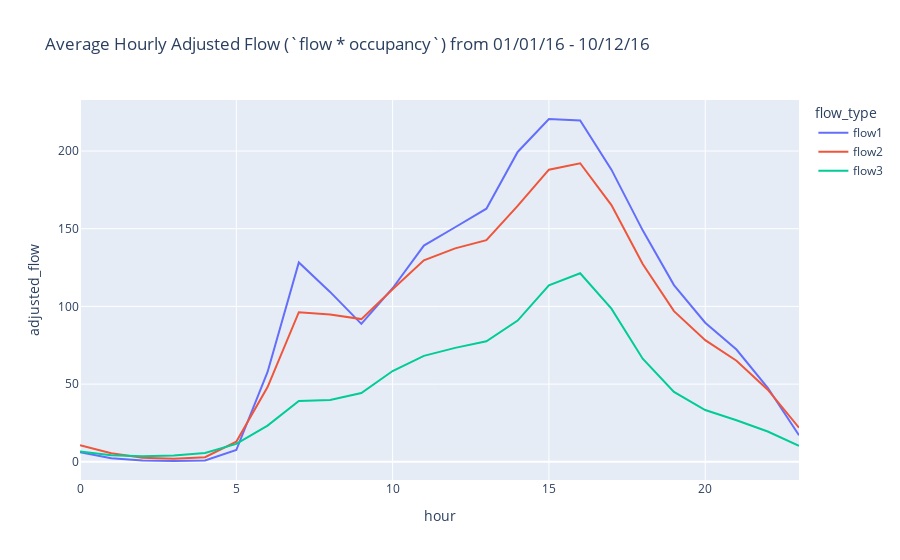

The notebook cell saved with this chart:
### Code cell
# Hourly sum of flows (adjusted), averaged across all days in the dataset
df_plot = arrivals.groupby(['flow_type', pd.Grouper(key='timestamp', freq='D'), 'hour']).adjusted_flow.sum().reset_index()\
                  .groupby(['flow_type', 'hour']).adjusted_flow.mean().reset_index()
px.line(df_plot, x='hour', y='adjusted_flow', color='flow_type',
        title='Average Hourly Adjusted Flow (`flow * occupancy`) from 01/01/16 - 10/12/16')

### Figure 1 — Plotly figure (JSON) as saved in the notebook; plotly's stock layout.template omitted (floating-point values rounded to 4 significant figures)
{"data": [{"hovertemplate": "flow_type=flow1<br>hour=%{x}<br>adjusted_flow=%{y}<extra></extra>", "legendgroup": "flow1", "line": {"color": "#636efa", "dash": "solid"}, "marker": {"symbol": "circle"}, "mode": "lines", "name": "flow1", "orientation": "v", "showlegend": true, "type": "scatter", "x": [0, 1, 2, 3, 4, 5, 6, 7, 8, 9, 10, 11, 12, 13, 14, 15, 16, 17, 18, 19, 20, 21, 22, 23], "xaxis": "x", "y": [6.215, 2.265, 0.7628, 0.5153, 0.8334, 7.568, 57.83, 128.3, 109.3, 88.79, 111.7, 139.1, 150.9, 162.9, 199.4, 220.6, 219.6, 188.0, 149.0, 113.7, 89.53, 72.26, 47.65, 17.08], "yaxis": "y"}, {"hovertemplate": "flow_type=flow2<br>hour=%{x}<br>adjusted_flow=%{y}<extra></extra>", "legendgroup": "flow2", "line": {"color": "#EF553B", "dash": "solid"}, "marker": {"symbol": "circle"}, "mode": "lines", "name": "flow2", "orientation": "v", "showlegend": true, "type": "scatter", "x": [0, 1, 2, 3, 4, 5, 6, 7, 8, 9, 10, 11, 12, 13, 14, 15, 16, 17, 18, 19, 20, 21, 22, 23], "xaxis": "x", "y": [10.7, 5.543, 2.547, 2.042, 2.97, 12.9, 48.08, 96.27, 94.76, 91.83, 111.0, 129.6, 137.4, 142.7, 164.7, 188.0, 192.1, 165.2, 127.3, 96.97, 78.26, 65.05, 46.43, 21.94], "yaxis": "y"}, {"hovertemplate": "flow_type=flow3<br>hour=%{x}<br>adjusted_flow=%{y}<extra></extra>", "legendgroup": "flow3", "line": {"color": "#00cc96", "dash": "solid"}, "marker": {"symbol": "circle"}, "mode": "lines", "name": "flow3", "orientation": "v", "showlegend": true, "type": "scatter", "x": [0, 1, 2, 3, 4, 5, 6, 7, 8, 9, 10, 11, 12, 13, 14, 15, 16, 17, 18, 19, 20, 21, 22, 23], "xaxis": "x", "y": [6.645, 4.225, 3.584, 4.083, 5.657, 11.55, 23.26, 39.12, 39.73, 44.29, 58.42, 68.18, 73.32, 77.56, 90.9, 113.6, 121.3, 98.53, 66.33, 44.95, 33.32, 26.78, 19.52, 10.25], "yaxis": "y"}], "layout": {"legend": {"title": {"text": "flow_type"}, "tracegroupgap": 0}, "title": {"text": "Average Hourly Adjusted Flow (`flow * occupancy`) from 01/01/16 - 10/12/16"}, "xaxis": {"anchor": "y", "domain": [0, 1], "title": {"text": "hour"}}, "yaxis": {"anchor": "x", "domain": [0, 1], "title": {"text": "adjusted_flow"}}}}
